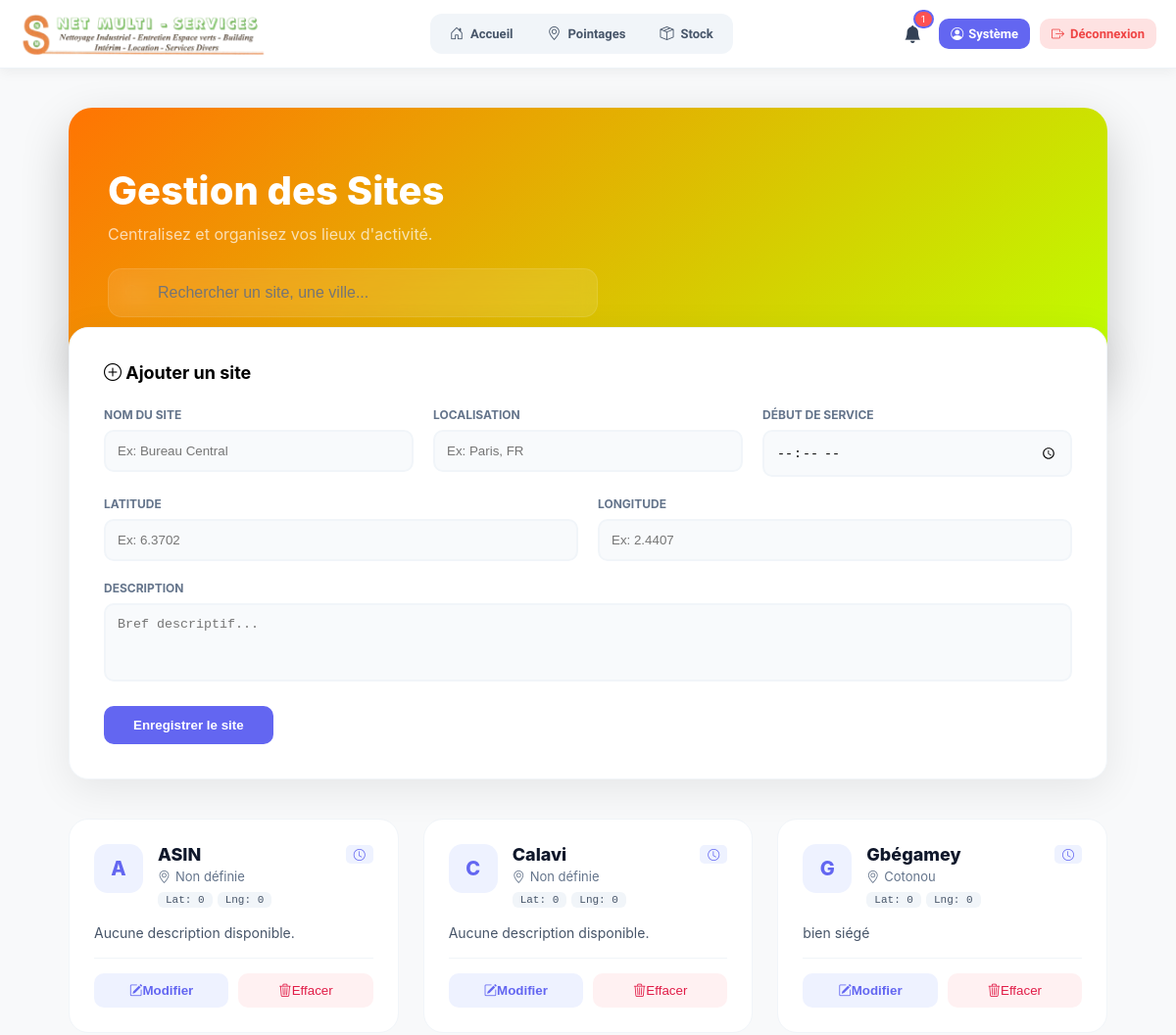
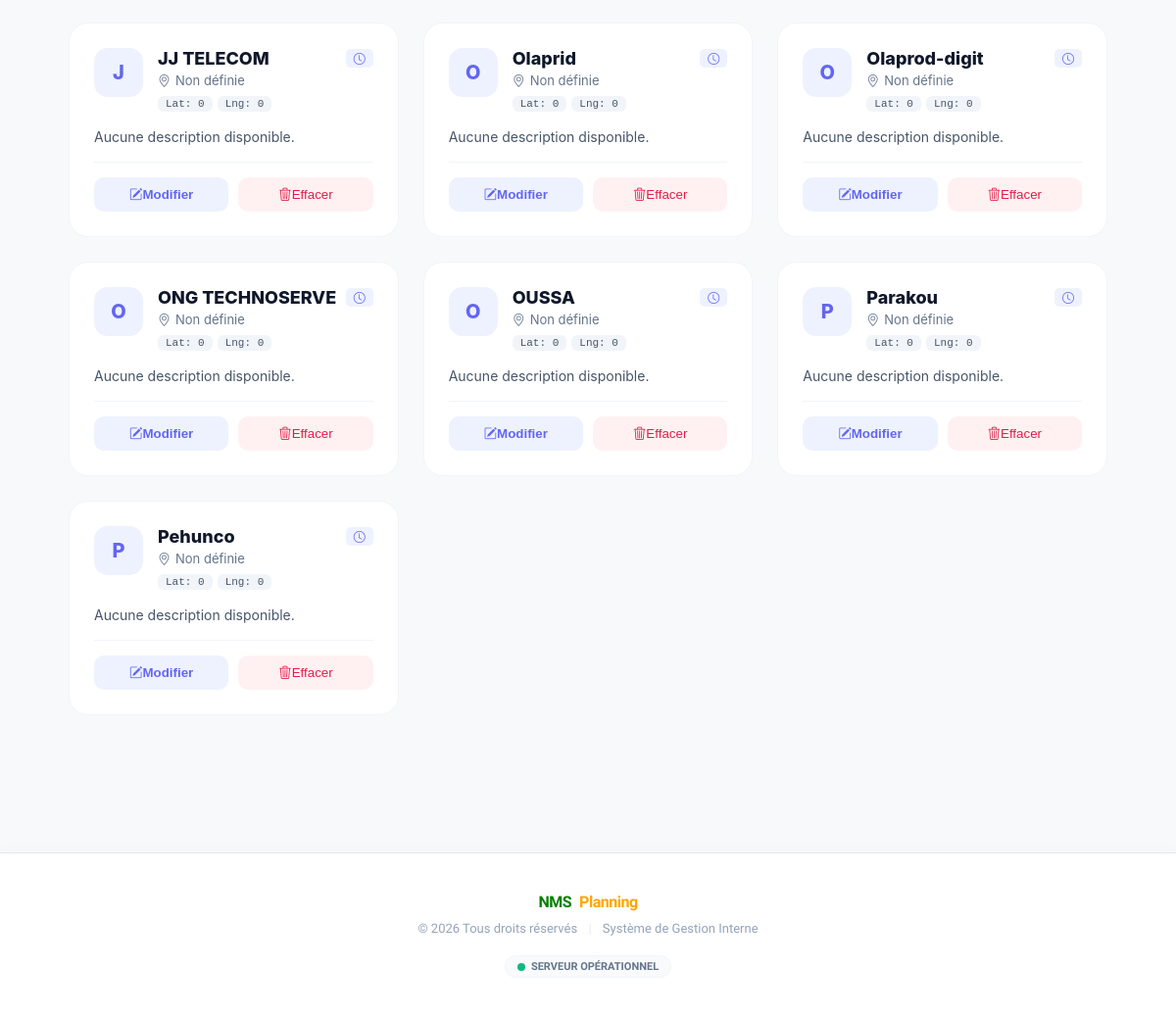
/admin/sites.php (signed in), run on the app's committed database (2 pictures, top to bottom).
### tables this page shows
CREATE TABLE `sites` (
  `id_site` int NOT NULL AUTO_INCREMENT,
  `nom_site` varchar(150) NOT NULL,
  `localisation` varchar(150) DEFAULT NULL,
  `description` text,
  PRIMARY KEY (`id_site`)
);

### admin/sites.php (the view, shortened to what this page needs)
<?php
require_once __DIR__ . '/../config/database.php';
$editing = false;
$edit_site = null;
$stmt = $pdo->query('SELECT * FROM sites ORDER BY nom_site');
$sites = $stmt->fetchAll(PDO::FETCH_ASSOC);
?>
<?php include_once __DIR__ . '/../includes/header.php'; ?>
<div class="page-wrapper">
    <div class="hero-section">
        <h1 style="font-size: clamp(24px, 5vw, 40px); font-weight: 850; margin: 0;">Gestion des Sites</h1>
        <p style="opacity: 0.7; font-size: 16px; margin-top: 10px;">Centralisez et organisez vos lieux d'activité.</p>
        <div class="search-container">
            <span class="search-icon"><i class="bi bi-search"></i></span>
            <input type="text" id="siteSearch" class="search-input" placeholder="Rechercher un site, une ville...">
        </div>
    </div>
    <div class="action-card">
        <h3 style="margin: 0 0 25px 0; font-size: 18px;"><?= $editing ? '<i class="bi bi-pencil-square"></i> Modifier le site' : '<i class="bi bi-plus-circle"></i> Ajouter un site' ?></h3>
        <form method="post">
            <div class="form-grid">
                <div class="form-group">
                    <label>Nom du site</label>
                    <input type="text" name="nom_site" class="modern-input" placeholder="Ex: Bureau Central" value="<?= $editing ? htmlspecialchars($edit_site['nom_site']) : '' ?>" required>
                </div>
                <div class="form-group">
                    <label>Localisation</label>
                    <input type="text" name="localisation" class="modern-input" placeholder="Ex: Paris, FR" value="<?= $editing ? htmlspecialchars($edit_site['localisation'] ?? '') : '' ?>">
                </div>
                <div class="form-group">
                    <label>Début de Service</label>
                    <input type="time" name="heure_debut_service" class="modern-input" placeholder="08:00" value="<?= $editing ? htmlspecialchars($edit_site['heure_debut_service'] ?? '') : '' ?>">
                </div>
            </div>
            <div class="form-grid" style="margin-top: 20px;">
                <div class="form-group">
                    <label>Latitude</label>
                    <input type="number" step="any" name="latitude" class="modern-input" placeholder="Ex: 6.3702" value="<?= $editing ? htmlspecialchars($edit_site['latitude'] ?? '') : '' ?>">
                </div>
                <div class="form-group">
                    <label>Longitude</label>
                    <input type="number" step="any" name="longitude" class="modern-input" placeholder="Ex: 2.4407" value="<?= $editing ? htmlspecialchars($edit_site['longitude'] ?? '') : '' ?>">
                </div>
            </div>
            <div class="form-group" style="margin-top: 20px;">
                <label>Description</label>
                <textarea name="description" class="modern-input" style="height: 80px; resize: none;" placeholder="Bref descriptif..."><?= $editing ? htmlspecialchars($edit_site['description'] ?? '') : '' ?></textarea>
            </div>
            <div style="margin-top: 25px; display: flex; gap: 12px;">
                <button name="<?= $editing ? 'update_site' : 'add_site' ?>" class="btn-icon" style="background: var(--primary); color: white; font-weight: 700; flex: none; padding: 12px 30px;">
                    <?= $editing ? 'Mettre à jour' : 'Enregistrer le site' ?>
                </button>
            </div>
        </form>
    </div>
   <div class="sites-grid" id="sitesList">
        <?php foreach ($sites as $s):
        ?>
            <div class="site-card" data-searchable="<?= strtolower(htmlspecialchars($s['nom_site'] . ' ' . ($s['localisation'] ?? '') . ' ' . ($s['description'] ?? ''))) ?>">
                <div>
                    <div class="site-header">
                        <div class="site-icon"><?= strtoupper(substr($s['nom_site'], 0, 1)) ?></div>
                        <div style="flex:1">
                            <div style="font-weight: 800; color: #0f172a; font-size: 18px; display: flex; justify-content: space-between; align-items: center;">
                                <?= htmlspecialchars($s['nom_site']) ?>
                                <span style="font-size: 12px; color: var(--primary); background: #eef2ff; padding: 2px 8px; border-radius: 5px; font-weight: 700;">
                                    <i class="bi bi-clock"></i> <?= substr($s['heure_debut_service'], 0, 5) ?>
                                </span>
                            </div>
                            <div class="site-loc"><i class="bi bi-geo-alt"></i> <?= htmlspecialchars($s['localisation'] ?? 'Non définie') ?></div>
                            <div style="margin-top: 8px; display: flex; gap: 5px; flex-wrap: wrap;">
                                <span class="geo-badge">Lat: <?= htmlspecialchars($s['latitude'] ?? '0') ?></span>
                                <span class="geo-badge">Lng: <?= htmlspecialchars($s['longitude'] ?? '0') ?></span>
                            </div>
                        </div>
                    </div>
                    <p class="site-desc"><?= nl2br(htmlspecialchars($s['description'] ?? 'Aucune description disponible.')) ?></p>
                </div>
                <div class="btn-group">
                    <form method="post" style="flex:1">
                        <button type="submit" class="btn-icon" style="background: #eef2ff; color: var(--primary); border:none; width:100%; font-weight:600;" title="Modifier">
                            <i class="bi bi-pencil-square"></i> Modifier
                        </button>
                    </form>
                    <form method="post" style="flex:1" onsubmit="return confirm('Attention : supprimer ce site peut impacter les pointages liés. Confirmer ?');">
                        <button type="submit" class="btn-icon" style="background: #fff1f2; color: #e11d48; border:none; width:100%;" title="Supprimer">
                            <i class="bi bi-trash3"></i> Effacer
                        </button>
                    </form>
                </div>
            </div>
        <?php endforeach; ?>
    </div>
</div>
<?php include_once __DIR__ . '/../includes/footer.php'; ?>

### assets/css/layout/header.css (style rules this page uses)
:root { --primary: #FF9800; --primary-dark: #E68900; --danger: #FF5252; --success: #4CAF50; --info: #2196F3; --text-main: #1A1C1E; --shadow: 0 4px 12px rgba(0,0,0,0.05); }
* { margin: 0; padding: 0; box-sizing: border-box; }
body { font-family: 'Plus Jakarta Sans', sans-serif; background-color: #F8F9FA; }

### assets/css/pages/admin/sites.css (style rules this page uses)
:root { --primary: #6366f1; --primary-dark: #4f46e5; --glass: rgba(255, 255, 255, 0.9); }
.page-wrapper { max-width: 1100px; margin: 40px auto; padding: 0 20px; font-family: 'Inter', sans-serif; }
.hero-section { background: linear-gradient(135deg, #ff7403 0%, #bfff00 100%); border-radius: 24px; padding: 60px 40px; color: white; margin-bottom: -50px; position: relative; overflow: hidden; box-shadow: 0 20px 50px rgba(0,0,0,0.2); }
.hero-section::after { content: ""; position: relative; top: -50%; right: -10%; width: 400px; height: 400px; background: radial-gradient(circle, rgba(99,102,241,0.2) 0%, transparent 70%); border-radius: 50%; }
.search-container { position: relative; max-width: 500px; margin-top: 25px; }
.search-input { width: 100%; padding: 15px 20px 15px 50px; border-radius: 14px; border: none; background: rgba(255,255,255,0.1); backdrop-filter: blur(10px); color: white; font-size: 16px; border: 1px solid rgba(255,255,255,0.1); transition: all 0.3s; }
.search-icon { position: absolute; left: 18px; top: 50%; transform: translateY(-50%); opacity: 0.5; }
.action-card { background: white; border-radius: 20px; padding: 35px; box-shadow: 0 10px 40px rgba(0,0,0,0.08); border: 1px solid #f1f5f9; position: relative; z-index: 10; margin-bottom: 40px; }
.form-grid { display: grid; grid-template-columns: repeat(auto-fit, minmax(200px, 1fr)); gap: 20px; }
.form-group { display: flex; flex-direction: column; gap: 8px; }
.form-group label { font-size: 12px; font-weight: 700; color: #64748b; text-transform: uppercase; }
.modern-input { padding: 12px; border-radius: 10px; border: 2px solid #f1f5f9; background: #f8fafc; transition: 0.3s; }
.sites-grid { display: grid; grid-template-columns: repeat(auto-fill, minmax(320px, 1fr)); gap: 25px; }
.site-card { background: white; border-radius: 20px; padding: 25px; border: 1px solid #f1f5f9; transition: all 0.3s cubic-bezier(0.4, 0, 0.2, 1); display: flex; flex-direction: column; justify-content: space-between; }
.site-header { display: flex; gap: 15px; margin-bottom: 15px; }
.site-icon { width: 50px; height: 50px; background: #eef2ff; color: var(--primary); border-radius: 14px; display: flex; align-items: center; justify-content: center; font-size: 20px; font-weight: 800; }
.site-loc { font-size: 13px; color: #64748b; display: flex; align-items: center; gap: 5px; margin-top: 4px; }
.site-desc { font-size: 14px; color: #475569; margin: 15px 0; line-height: 1.5; }
.btn-group { display: flex; gap: 10px; border-top: 1px solid #f1f5f9; padding-top: 15px; }
.btn-icon { padding: 10px; border-radius: 10px; border: none; cursor: pointer; transition: 0.2s; flex: 1; display: flex; justify-content: center; }
.geo-badge { font-size: 11px; background: #f1f5f9; padding: 2px 8px; border-radius: 6px; color: #475569; font-family: monospace; }
.sites-grid { min-height: 200px; transition: all 0.3s ease; }
.site-card { display: flex !important; animation: fadeIn 0.3s ease; }

### data on the page
sites: nom_site "A", nom_site "ASIN", localisation "Non définie", latitude "0", longitude "0", description "Aucune description disponible."
sites: nom_site "C", nom_site "Calavi", localisation "Non définie", latitude "0", longitude "0", description "Aucune description disponible."
sites: nom_site "G", nom_site "Gbégamey", localisation "Cotonou", latitude "0", longitude "0", description "bien siégé"
sites: nom_site "J", nom_site "JJ TELECOM", localisation "Non définie", latitude "0", longitude "0", description "Aucune description disponible."
sites: nom_site "O", nom_site "Olaprid", localisation "Non définie", latitude "0", longitude "0", description "Aucune description disponible."
sites: nom_site "O", nom_site "Olaprod-digit", localisation "Non définie", latitude "0", longitude "0", description "Aucune description disponible."
sites: nom_site "O", nom_site "ONG TECHNOSERVE", localisation "Non définie", latitude "0", longitude "0", description "Aucune description disponible."
sites: nom_site "O", nom_site "OUSSA", localisation "Non définie", latitude "0", longitude "0", description "Aucune description disponible."
sites: nom_site "P", nom_site "Parakou", localisation "Non définie", latitude "0", longitude "0", description "Aucune description disponible."
sites: nom_site "P", nom_site "Pehunco", localisation "Non définie", latitude "0", longitude "0", description "Aucune description disponible."

### other printed values
$notifications_count "1"
$prenom "Système"
